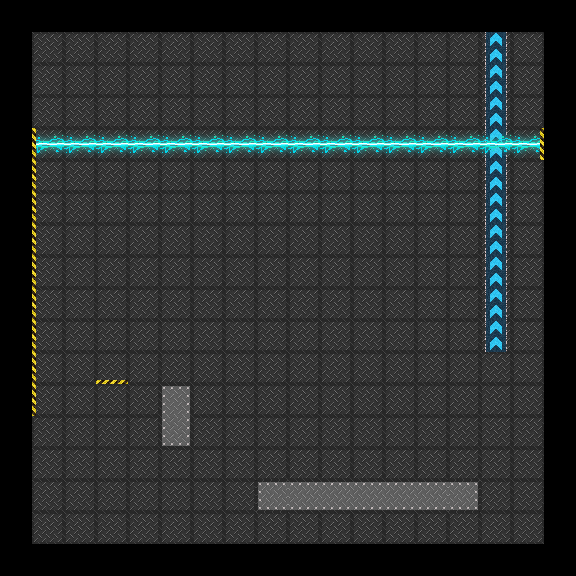

Below is a game level as drawn by its tile map, then a one-line description and the .tmx file that defines it, in full:
An orthogonal 18x18 tile map with 32x32 px tiles, 5 tile layers (floor, belts, special fields, lasers, ...).

<map version="1.2" tiledversion="1.2.2" orientation="orthogonal" renderorder="right-down" width="18" height="18" tilewidth="32" tileheight="32" infinite="0" nextlayerid="50" nextobjectid="1">
 <tileset firstgid="1" source="roborallyTextures.tsx" />
 <layer id="45" name="floor" width="18" height="18">
  <data encoding="csv">
0,0,0,0,0,0,0,0,0,0,0,0,0,0,0,0,0,0,
0,1,1,1,1,1,1,1,1,1,1,1,1,1,1,1,1,0,
0,1,1,1,1,1,1,1,1,1,1,1,1,1,1,1,1,0,
0,1,1,1,1,1,1,1,1,1,1,1,1,1,1,1,1,0,
0,1,1,1,1,1,1,1,1,1,1,1,1,1,1,1,1,0,
0,1,1,1,1,1,1,1,1,1,1,1,1,1,1,1,1,0,
0,1,1,1,1,1,1,1,1,1,1,1,1,1,1,1,1,0,
0,1,1,1,1,1,1,1,1,1,1,1,1,1,1,1,1,0,
0,1,1,1,1,1,1,1,1,1,1,1,1,1,1,1,1,0,
0,1,1,1,1,1,1,1,1,1,1,1,1,1,1,1,1,0,
0,1,1,1,1,1,1,1,1,1,1,1,1,1,1,1,1,0,
0,1,1,1,1,1,1,1,1,1,1,1,1,1,1,1,1,0,
0,1,1,1,1,8,1,1,1,1,1,1,1,1,1,1,1,0,
0,1,1,1,1,3221225480,1,1,1,1,1,1,1,1,1,1,1,0,
0,1,1,1,1,1,1,1,1,1,1,1,1,1,1,1,1,0,
0,1,1,1,1,1,1,1,1610612744,3758096399,3758096399,3758096399,3758096399,3758096399,2684354568,1,1,0,
0,1,1,1,1,1,1,1,1,1,1,1,1,1,1,1,1,0,
0,0,0,0,0,0,0,0,0,0,0,0,0,0,0,0,0,0
</data>
 </layer>
 <layer id="46" name="belts" width="18" height="18">
  <data encoding="csv">
0,0,0,0,0,0,0,0,0,0,0,0,0,0,0,0,0,0,
0,0,0,0,0,0,0,0,0,0,0,0,0,0,0,30,0,0,
0,0,0,0,0,0,0,0,0,0,0,0,0,0,0,30,0,0,
0,0,0,0,0,0,0,0,0,0,0,0,0,0,0,30,0,0,
0,0,0,0,0,0,0,0,0,0,0,0,0,0,0,30,0,0,
0,0,0,0,0,0,0,0,0,0,0,0,0,0,0,30,0,0,
0,0,0,0,0,0,0,0,0,0,0,0,0,0,0,30,0,0,
0,0,0,0,0,0,0,0,0,0,0,0,0,0,0,30,0,0,
0,0,0,0,0,0,0,0,0,0,0,0,0,0,0,30,0,0,
0,0,0,0,0,0,0,0,0,0,0,0,0,0,0,30,0,0,
0,0,0,0,0,0,0,0,0,0,0,0,0,0,0,30,0,0,
0,0,0,0,0,0,0,0,0,0,0,0,0,0,0,0,0,0,
0,0,0,0,0,0,0,0,0,0,0,0,0,0,0,0,0,0,
0,0,0,0,0,0,0,0,0,0,0,0,0,0,0,0,0,0,
0,0,0,0,0,0,0,0,0,0,0,0,0,0,0,0,0,0,
0,0,0,0,0,0,0,0,0,0,0,0,0,0,0,0,0,0,
0,0,0,0,0,0,0,0,0,0,0,0,0,0,0,0,0,0,
0,0,0,0,0,0,0,0,0,0,0,0,0,0,0,0,0,0
</data>
 </layer>
 <layer id="47" name="special fields" width="18" height="18">
  <data encoding="csv">
0,0,0,0,0,0,0,0,0,0,0,0,0,0,0,0,0,0,
0,0,0,0,0,0,0,0,0,0,0,0,0,0,0,0,0,0,
0,0,0,0,0,0,0,0,0,0,0,0,0,0,0,0,0,0,
0,0,0,0,0,0,0,0,0,0,0,0,0,0,0,0,0,0,
0,0,0,0,0,0,0,0,0,0,0,0,0,0,0,0,0,0,
0,0,0,0,0,0,0,0,0,0,0,0,0,0,0,0,0,0,
0,0,0,0,0,0,0,0,0,0,0,0,0,0,0,0,0,0,
0,0,0,0,0,0,0,0,0,0,0,0,0,0,0,0,0,0,
0,0,0,0,0,0,0,0,0,0,0,0,0,0,0,0,0,0,
0,0,0,0,0,0,0,0,0,0,0,0,0,0,0,0,0,0,
0,0,0,0,0,0,0,0,0,0,0,0,0,0,0,0,0,0,
0,0,0,0,0,0,0,0,0,0,0,0,0,0,0,0,0,0,
0,0,0,0,0,0,0,0,0,0,0,0,0,0,0,0,0,0,
0,0,0,0,0,0,0,0,0,0,0,0,0,0,0,0,0,0,
0,0,0,0,0,0,0,0,0,0,0,0,0,0,0,0,0,0,
0,0,0,0,0,0,0,0,0,0,0,0,0,0,0,0,0,0,
0,0,0,0,0,0,0,0,0,0,0,0,0,0,0,0,0,0,
0,0,0,0,0,0,0,0,0,0,0,0,0,0,0,0,0,0
</data>
 </layer>
 <layer id="48" name="lasers" width="18" height="18">
  <data encoding="csv">
0,0,0,0,0,0,0,0,0,0,0,0,0,0,0,0,0,0,
0,0,0,0,0,0,0,0,0,0,0,0,0,0,0,0,0,0,
0,0,0,0,0,0,0,0,0,0,0,0,0,0,0,0,0,0,
0,0,0,0,0,0,0,0,0,0,0,0,0,0,0,0,0,0,
0,29,29,29,29,29,29,29,29,29,29,29,29,29,29,29,29,0,
0,0,0,0,0,0,0,0,0,0,0,0,0,0,0,0,0,0,
0,0,0,0,0,0,0,0,0,0,0,0,0,0,0,0,0,0,
0,0,0,0,0,0,0,0,0,0,0,0,0,0,0,0,0,0,
0,0,0,0,0,0,0,0,0,0,0,0,0,0,0,0,0,0,
0,0,0,0,0,0,0,0,0,0,0,0,0,0,0,0,0,0,
0,0,0,0,0,0,0,0,0,0,0,0,0,0,0,0,0,0,
0,0,0,0,0,0,0,0,0,0,0,0,0,0,0,0,0,0,
0,0,0,0,0,0,0,0,0,0,0,0,0,0,0,0,0,0,
0,0,0,0,0,0,0,0,0,0,0,0,0,0,0,0,0,0,
0,0,0,0,0,0,0,0,0,0,0,0,0,0,0,0,0,0,
0,0,0,0,0,0,0,0,0,0,0,0,0,0,0,0,0,0,
0,0,0,0,0,0,0,0,0,0,0,0,0,0,0,0,0,0,
0,0,0,0,0,0,0,0,0,0,0,0,0,0,0,0,0,0
</data>
 </layer>
 <layer id="49" name="walls" width="18" height="18">
  <data encoding="csv">
0,0,0,0,0,0,0,0,0,0,0,0,0,0,0,0,0,0,
0,0,0,0,0,0,0,0,0,0,0,0,0,0,0,0,0,0,
0,0,0,0,0,0,0,0,0,0,0,0,0,0,0,0,0,0,
0,0,0,0,0,0,0,0,0,0,0,0,0,0,0,0,0,0,
0,2,0,0,0,0,0,0,0,0,0,0,0,0,0,0,4,0,
0,2,0,0,0,0,0,0,0,0,0,0,0,0,0,0,0,0,
0,2,0,0,0,0,0,0,0,0,0,0,0,0,0,0,0,0,
0,2,0,0,0,0,0,0,0,0,0,0,0,0,0,0,0,0,
0,2,0,0,0,0,0,0,0,0,0,0,0,0,0,0,0,0,
0,2,0,0,0,0,0,0,0,0,0,0,0,0,0,0,0,0,
0,2,0,0,0,0,0,0,0,0,0,0,0,0,0,0,0,0,
0,2,0,3,0,0,0,0,0,0,0,0,0,0,0,0,0,0,
0,2,0,0,0,0,0,0,0,0,0,0,0,0,0,0,0,0,
0,0,0,0,0,0,0,0,0,0,0,0,0,0,0,0,0,0,
0,0,0,0,0,0,0,0,0,0,0,0,0,0,0,0,0,0,
0,0,0,0,0,0,0,0,0,0,0,0,0,0,0,0,0,0,
0,0,0,0,0,0,0,0,0,0,0,0,0,0,0,0,0,0,
0,0,0,0,0,0,0,0,0,0,0,0,0,0,0,0,0,0
</data>
 </layer>
</map>
